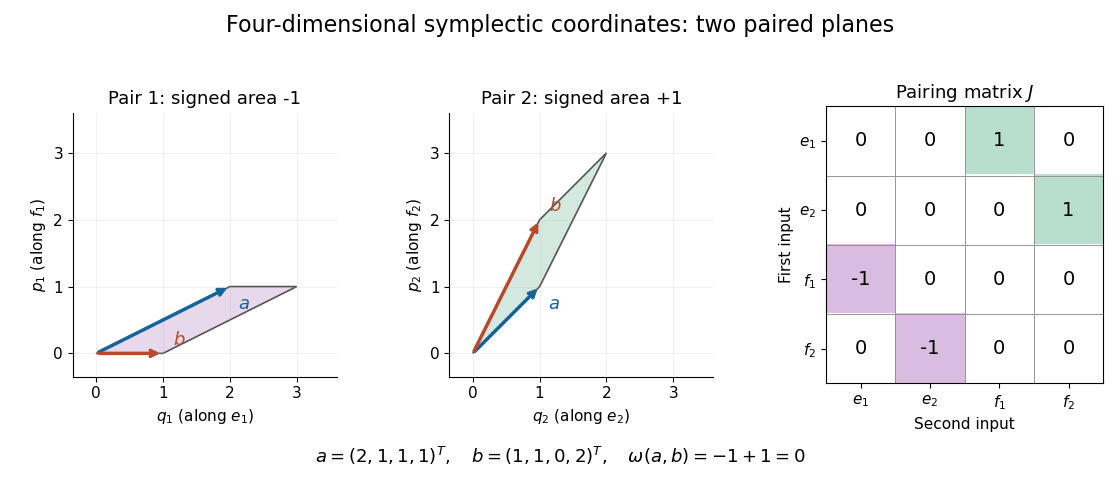

The script that drew this image:
"""Draw symplectic coordinate pairs; output the matching PNG in the CWD.

Tested with Python 3.14, matplotlib 3.10.7, numpy 2.3.5.
Run from _media with MPLBACKEND=Agg MPLCONFIGDIR=/tmp/codex-wiki-matplotlib.
"""
from pathlib import Path

import matplotlib.pyplot as plt
from matplotlib.colors import ListedColormap, BoundaryNorm
from matplotlib.patches import Polygon
import numpy as np


def main():
    plt.rcParams.update({"font.size": 11, "axes.titlesize": 13})
    a = np.array([2, 1, 1, 1])
    b = np.array([1, 1, 0, 2])
    j = np.block([[np.zeros((2, 2), dtype=int), np.eye(2, dtype=int)],
                  [-np.eye(2, dtype=int), np.zeros((2, 2), dtype=int)]])
    areas = [int(a[i] * b[i + 2] - a[i + 2] * b[i]) for i in range(2)]
    assert areas == [-1, 1] and a @ j @ b == sum(areas) == 0
    fig, axes = plt.subplots(1, 3, figsize=(11.2, 4.8),
                             gridspec_kw={"width_ratios": [1, 1, 1.05]})
    fig.set_facecolor("white")
    for i, ax in enumerate(axes[:2]):
        x, y = a[[i, i + 2]], b[[i, i + 2]]
        ax.add_patch(Polygon([np.zeros(2), x, x + y, y],
                             facecolor="#e7d8eb" if areas[i] < 0 else "#d3e9df",
                             edgecolor="#555555", linewidth=1.2))
        for v, color, label, offset in [(x, "#176397", "$a$", (6, -16)),
                                        (y, "#b74a28", "$b$", (7, 6))]:
            ax.annotate("", v, (0, 0), arrowprops={"arrowstyle": "->", "color": color, "lw": 2.5})
            ax.annotate(label, v, xytext=offset, textcoords="offset points", color=color, fontsize=13)
        ax.set(xlim=(-.35, 3.6), ylim=(-.35, 3.6), aspect="equal",
               xlabel=rf"$q_{i + 1}$ (along $e_{i + 1}$)",
               ylabel=rf"$p_{i + 1}$ (along $f_{i + 1}$)",
               title=f"Pair {i + 1}: signed area {areas[i]:+d}")
        ax.set_xticks(range(4)); ax.set_yticks(range(4))
        ax.grid(alpha=.17)
        ax.spines[["top", "right"]].set_visible(False)
    ax = axes[2]
    cmap = ListedColormap(["#d9bcdf", "#ffffff", "#b8dfce"])
    ax.imshow(j, cmap=cmap, norm=BoundaryNorm([-1.5, -.5, .5, 1.5], 3))
    names = ["$e_1$", "$e_2$", "$f_1$", "$f_2$"]
    ax.set_xticks(range(4), names); ax.set_yticks(range(4), names)
    for row in range(4):
        for col in range(4):
            ax.text(col, row, str(j[row, col]), ha="center", va="center", fontsize=14)
    ax.set_title("Pairing matrix $J$")
    ax.set_xlabel("Second input"); ax.set_ylabel("First input")
    ax.set_xticks(np.arange(-.5, 4, 1), minor=True)
    ax.set_yticks(np.arange(-.5, 4, 1), minor=True)
    ax.grid(which="minor", color="#888888", linewidth=.6)
    ax.tick_params(which="minor", length=0)
    fig.suptitle("Four-dimensional symplectic coordinates: two paired planes", fontsize=16, y=.97)
    fig.text(.5, .035, r"$a=(2,1,1,1)^T,\quad b=(1,1,0,2)^T,\quad \omega(a,b)=-1+1=0$",
             ha="center", fontsize=13)
    fig.subplots_adjust(left=.065, right=.985, bottom=.2, top=.78, wspace=.42)
    fig.savefig(Path(Path(__file__).stem + ".png"), dpi=100, facecolor="white", transparent=False)
    plt.close(fig)


if __name__ == "__main__":
    main()
